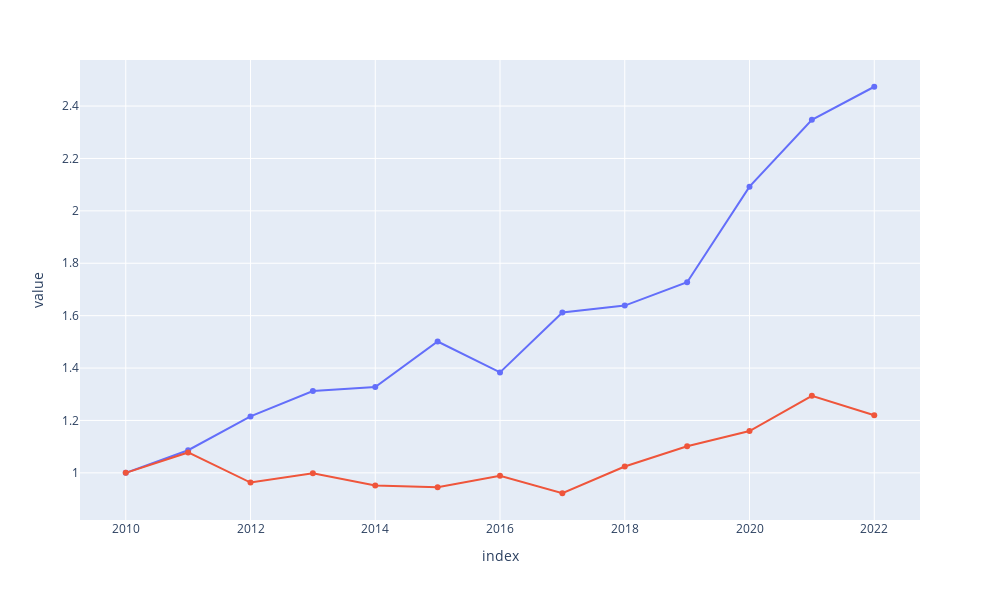

The notebook cell this image was saved under:
### Code cell
# plot_time_series(df, title="Factor vs Noise", ylabel="NAV", xlabel="Year", filename="factor_vs_noise.png")
import plotly.express as px
import matplotlib.pyplot as plt

factor = "negative_cumulative_returns"
factor_series = pd.Series(timelines[factor].get_cumulative_returns(), name=factor)

df = pd.concat([factor_series, noise_series], axis=1)

fig = px.line(df, y=df.columns)
fig.update_traces(mode="lines+markers")
fig.update_layout(
        autosize=False,
        width=1000,
        height=600,
        hovermode="closest",
        showlegend=False,
    )
fig.show()

### Figure 1 — Plotly figure (JSON) as saved in the notebook; plotly's stock layout.template omitted (floating-point values rounded to 4 significant figures)
{"data": [{"hovertemplate": "variable=negative_cumulative_returns<br>index=%{x}<br>value=%{y}<extra></extra>", "legendgroup": "negative_cumulative_returns", "line": {"color": "#636efa", "dash": "solid"}, "marker": {"symbol": "circle"}, "mode": "lines+markers", "name": "negative_cumulative_returns", "orientation": "v", "showlegend": true, "type": "scatter", "x": [2010, 2011, 2012, 2013, 2014, 2015, 2016, 2017, 2018, 2019, 2020, 2021, 2022], "xaxis": "x", "y": [1, 1.086, 1.215, 1.312, 1.327, 1.501, 1.383, 1.612, 1.638, 1.727, 2.092, 2.347, 2.474], "yaxis": "y"}, {"hovertemplate": "variable=Noise. Annualized Return: 0.015417885433197442. Sharpe Ratio:0.2703056733359533<br>index=%{x}<br>value=%{y}<extra></extra>", "legendgroup": "Noise. Annualized Return: 0.015417885433197442. Sharpe Ratio:0.2703056733359533", "line": {"color": "#EF553B", "dash": "solid"}, "marker": {"symbol": "circle"}, "mode": "lines+markers", "name": "Noise. Annualized Return: 0.015417885433197442. Sharpe Ratio:0.2703056733359533", "orientation": "v", "showlegend": true, "type": "scatter", "x": [2010, 2011, 2012, 2013, 2014, 2015, 2016, 2017, 2018, 2019, 2020, 2021, 2022], "xaxis": "x", "y": [1, 1.078, 0.9629, 0.9988, 0.9519, 0.9453, 0.989, 0.9221, 1.024, 1.102, 1.159, 1.294, 1.22], "yaxis": "y"}], "layout": {"autosize": false, "height": 600, "hovermode": "closest", "legend": {"title": {"text": "variable"}, "tracegroupgap": 0}, "margin": {"t": 60}, "showlegend": false, "width": 1000, "xaxis": {"anchor": "y", "domain": [0, 1], "title": {"text": "index"}}, "yaxis": {"anchor": "x", "domain": [0, 1], "title": {"text": "value"}}}}
